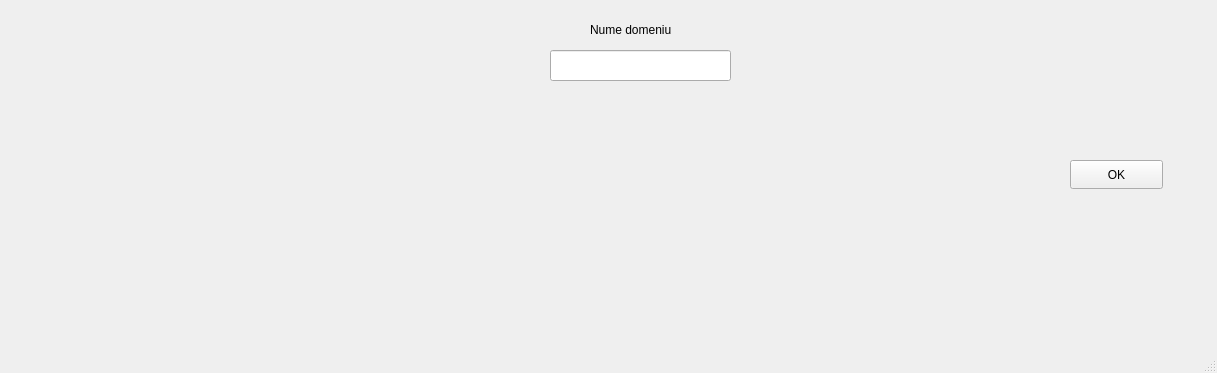
<?xml version="1.0" encoding="UTF-8"?>
<ui version="4.0">
 <class>DNSOptiuni</class>
 <widget class="QMainWindow" name="DNSOptiuni">
  <property name="geometry">
   <rect>
    <x>0</x>
    <y>0</y>
    <width>1217</width>
    <height>373</height>
   </rect>
  </property>
  <property name="windowTitle">
   <string>MainWindow</string>
  </property>
  <widget class="QWidget" name="centralwidget">
   <widget class="QLineEdit" name="lineEdit_4">
    <property name="geometry">
     <rect>
      <x>550</x>
      <y>50</y>
      <width>181</width>
      <height>31</height>
     </rect>
    </property>
   </widget>
   <widget class="QLabel" name="label_3">
    <property name="geometry">
     <rect>
      <x>590</x>
      <y>20</y>
      <width>121</width>
      <height>20</height>
     </rect>
    </property>
    <property name="text">
     <string>Nume domeniu</string>
    </property>
   </widget>
   <widget class="QPushButton" name="OK">
    <property name="geometry">
     <rect>
      <x>1070</x>
      <y>160</y>
      <width>93</width>
      <height>29</height>
     </rect>
    </property>
    <property name="text">
     <string>OK</string>
    </property>
   </widget>
  </widget>
  <widget class="QMenuBar" name="menubar">
   <property name="geometry">
    <rect>
     <x>0</x>
     <y>0</y>
     <width>1217</width>
     <height>26</height>
    </rect>
   </property>
  </widget>
  <widget class="QStatusBar" name="statusbar"/>
 </widget>
 <resources/>
 <connections/>
</ui>
